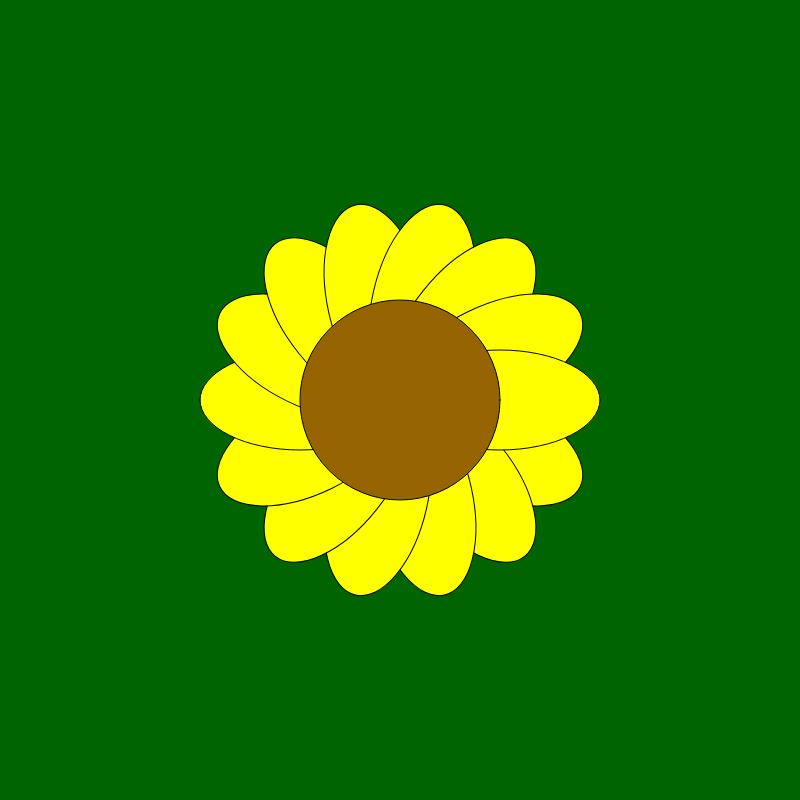
Frame 1 (no input)
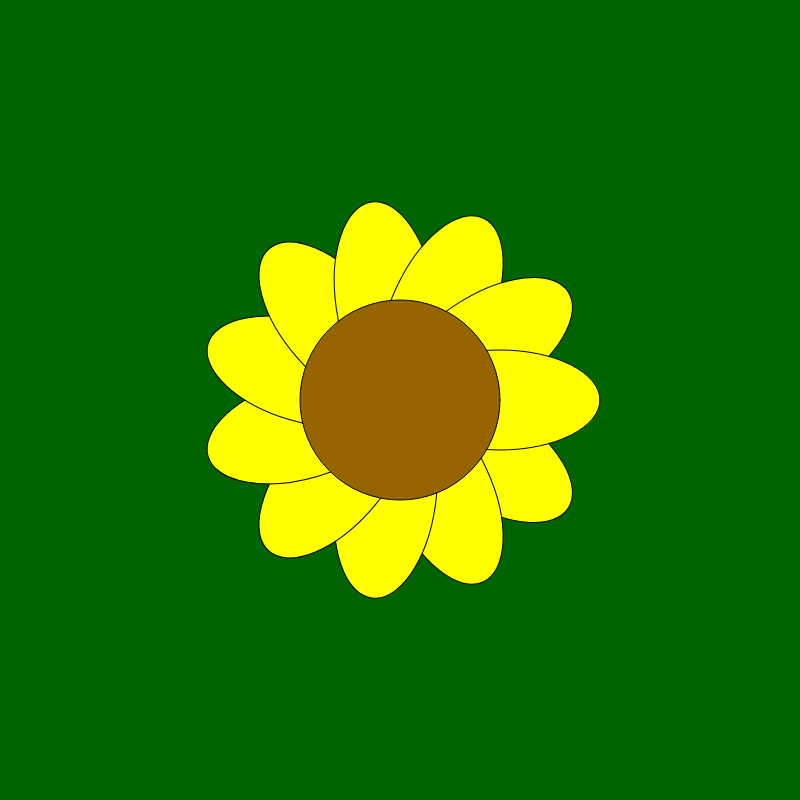
Frame 2 (the mouse pressed at the canvas centre, redrawn once)

The p5.js sketch that drew these frames (run headless with seeded random() and noise() and a simulated clock; the mouse was pressed at the canvas centre and the sketch redrawn once):

// p5.js sketch
// ── sketch.js
function setup() {
  createCanvas(800, 800);
  ellipseMode(CENTER);
  angleMode(DEGREES);
  noLoop();
}

function draw() {
  background(0, 100, 0);
  //for (var r = 0; r < 10; r++) {
    //for (var c = 0; c < 10; c++) {
      //push();
      //translate(c*80 + 20, r*80 + 20);
      translate(width/2, height/2);
      drawFlower(0, 0, 200, floor(random(5, 8) * 2));
      //pop();

      //firstFlower(40+c*80, 40+r*80, 40, 4);
    //}
  //}
}

function firstFlower(x, y, size, npetals) {
  var ang = 360/npetals;

  fill(random(255), random(255), random(255));
  for (var p = 0; p <= npetals; p++) {
    circle(x+size/2*cos(ang*p), y+size/2*sin(ang*p),size);
  }

  fill(random(255), random(255), random(255));
  circle(x, y, size);
}

function drawFlower(x, y, size, npetals) {
  var ang = 360/npetals;
  
  fill(255, 255, 0)
  for (var p = 1; p <= npetals; p++) {
    push();
    translate(size/2*cos(ang*p), size/2*sin(ang*p));
    rotate(ang*p);
    ellipse(x, y, size, size/2);
    pop();
  }

  fill(150, 100, 0)
  circle(x, y, size)
}
